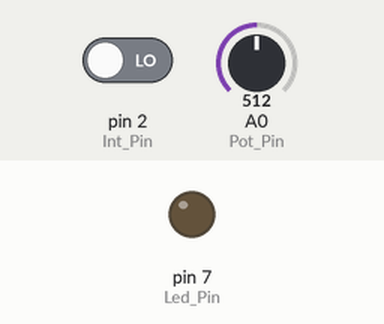
This sketch was run on a simulated Arduino Uno, built with avr-gcc and run on an emulated ATmega328P. Parts: output pins drawn as LEDs (lit = HIGH). The test bench sets the inputs (shaded band); at power-on: pin 2 (Int_Pin) LOW, A0 (Pot_Pin) = 512.

Above: at 7.2 s.
7.3 s: pin 2 (Int_Pin) driven HIGH
At 8.7 s:
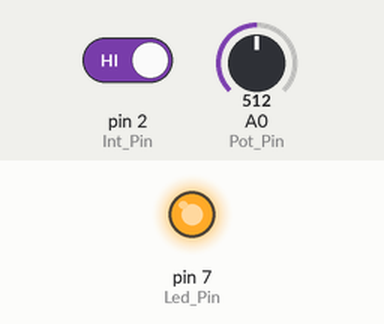
17.3 s: pin 2 (Int_Pin) driven LOW
18.9 s: A0 (Pot_Pin) set to 520
Timing chart, 0 to 21.9 s (numbered marks = the images above; inputs shaded):
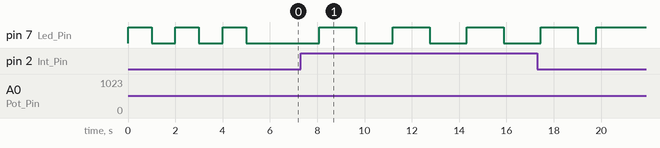

The sketch:

UTN-Clase-Arduino03_003.ino
```cpp
// Codigo Ejemplo
int Led_Pin = 7;
int Led_Pin2 = 7;
int Led_Pin3 = 7;
int Pot_Pin = A0;
int Int_Pin = 2;
int sensorValue = 0;
int outputValue = 0;
int inputValue = 0;


void setup()
{
  pinMode(Led_Pin, OUTPUT);
  pinMode(Led_Pin2, OUTPUT);
  pinMode(Led_Pin3, OUTPUT);
  pinMode(Int_Pin, INPUT);
  Test_Led();
}

void loop()
{
  inputValue = digitalRead(Int_Pin);
  if (inputValue == HIGH)
  {
    for (int fadeValue = 0; fadeValue <= 255; fadeValue += 5){
  analogWrite(Led_Pin, fadeValue);
  delay(30);
  }
    for (int fadeValue = 255; fadeValue >= 0; fadeValue -= 5){
  analogWrite(Led_Pin, fadeValue);
  delay(30);
  }
 }
  else
 {
   sensorValue = analogRead(Pot_Pin);
   outputValue = map(sensorValue, 0, 1023, 0, 255);
   analogWrite(Led_Pin, outputValue);
 }
}
  void Test_Led()
  {
	digitalWrite(Led_Pin, HIGH);
    delay(1000);
    digitalWrite(Led_Pin, LOW);
    delay(1000);
    digitalWrite(Led_Pin, HIGH);
    delay(1000);
    digitalWrite(Led_Pin, LOW);
    delay(1000);
    digitalWrite(Led_Pin, HIGH);
    delay(1000);
    digitalWrite(Led_Pin, LOW);
    delay(1000);
  }
```

Measured:
- after the input at 7.3 s, pin 7 (Led_Pin): alternates HIGH for 1.6 s and LOW for 1.6 s, starting after 0.78 s
